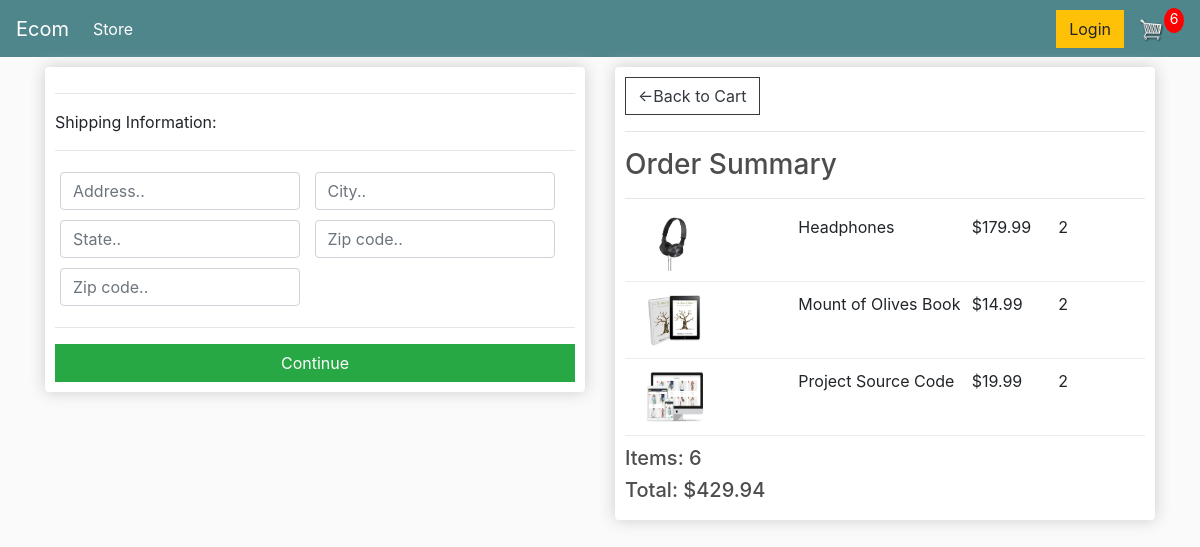
Screenshot of /checkout/ (signed in) with the database file from the repository.
### store/models.py (models this page shows, shortened)
class OrderItem(models.Model):
    product = models.ForeignKey(
        Product, on_delete=models.SET_NULL, blank=True, null=True)
    order = models.ForeignKey(
        Order, on_delete=models.SET_NULL, blank=True, null=True)
    quantity = models.IntegerField(default=0, null=True, blank=True)
    date_added = models.DateTimeField(auto_now_add=True)
    @property
    def get_total(self):
        total = self.product.price * self.quantity
        return total

class Product(models.Model):
    name = models.CharField(max_length=200, null=True)
    price = models.DecimalField(max_digits=7, decimal_places=2)
    digital = models.BooleanField(default=False, null=True, blank=False)
    image = models.ImageField(null=True, blank=True)
    @property
    def imageURL(self):
        try:
            url = self.image.url
        except:
            url = ""
        return url

class Order(models.Model):
    customer = models.ForeignKey(
        Customer, on_delete=models.SET_NULL, blank=True, null=True)
    date_ordered = models.DateTimeField(auto_now_add=True)
    complete = models.BooleanField(default=False, null=True, blank=False)
    transaction_id = models.CharField(max_length=200, null=True)
    @property
    def shipping(self):
        shipping = False
        orderitems = self.orderitem_set.all()
        for i in orderitems:
            if i.product.digital == False:
                shipping = True
        return shipping
    @property
    def get_cart_total(self):
        orderitems = self.orderitem_set.all()
        total = sum([item.get_total for item in orderitems])
        return total
    @property
    def get_cart_items(self):
        orderitems = self.orderitem_set.all()
        total = sum([item.quantity for item in orderitems])
        return total

### store/views.py (the view)
# urls.py: path("checkout/", views.checkout, name="checkout"),
def checkout(request):
    data = cartData(request)
    cartItems = data["cartItems"]
    order = data["order"]
    items = data["items"]
    context = {"items": items, "order": order, "cartItems": cartItems}
    return render(request, "store/checkout.html", context)

### store/utils.py (called while the page is built)
def cartData(request):
    if request.user.is_authenticated:
        customer = request.user.customer
        order, created = Order.objects.get_or_create(
            customer=customer, complete=False)
        items = order.orderitem_set.all()
        cartItems = order.get_cart_items
    else:
        cookieData = cookieCart(request)
        cartItems = cookieData["cartItems"]
        order = cookieData["order"]
        items = cookieData["items"]
    return {"cartItems": cartItems, "order": order, "items": items}

### store/templates/store/checkout.html (shortened to what this page needs)
{% extends 'store/main.html' %}
{% load static %}
{% block content %}
<div class="row">
    <div class="col-lg-6">
        <div class="box-element" id="form-wrapper">
            <form id="form">
                <div id="shipping-info">
                    <hr>
                    <p>Shipping Information:</p>
                    <hr>
                    <div class="form-field">
                        <input class="form-control" type="text" name="address" placeholder="Address..">
                    </div>
                    <div class="form-field">
                        <input class="form-control" type="text" name="city" placeholder="City..">
                    </div>
                    <div class="form-field">
                        <input class="form-control" type="text" name="state" placeholder="State..">
                    </div>
                    <div class="form-field">
                        <input class="form-control" type="text" name="zipcode" placeholder="Zip code..">
                    </div>
                    <div class="form-field">
                        <input class="form-control" type="text" name="country" placeholder="Zip code..">
                    </div>
                </div>
                <hr>
                <input id="form-button" class="btn btn-success btn-block" type="submit" value="Continue">
            </form>
        </div>
        <br>
    </div>
    <div class="col-lg-6">
        <div class="box-element">
            <a class="btn btn-outline-dark" href="{% url 'cart' %}">&#x2190;Back to Cart</a>
            <hr>
            <h3>Order Summary</h3>
            <hr>
            {% for item in items %}
            <div class="cart-row">
                <div style="flex:2"><img class="row-image" src="{{item.product.imageURL}}"></div>
                <div style="flex:2">
                    <p>{{item.product.name}}</p>
                </div>
                <div style="flex:1">
                    <p>${{item.product.price}}</p>
                </div>
                <div style="flex:1">
                    <p>{{item.quantity}}</p>
                </div>
            </div>
            {% endfor %}
            <h5>Items: {{order.get_cart_items}}</h5>
            <h5>Total: ${{order.get_cart_total|floatformat:2}}</h5>
        </div>
    </div>
</div>
{% endblock content %}

### static/css/main.css (style rules this page uses)
body { background-color: hsl(0, 0%, 98%); }
h1,h2,h3,h4,h5,h6 { color:hsl(0, 0%, 30%); }
.box-element { box-shadow:hsl(0, 0%, 80%) 0 0 16px; background-color: #fff; border-radius: 4px; padding: 10px; }
.col-lg-4, .col-lg-6, .col-lg-8, .col-lg-12 { margin-top: 10px; }
.btn { border-radius: 0; }
.row-image { width: 100px; }
.form-field { width:250px; display: inline-block; padding: 5px; }
.cart-row { display: flex; align-items: flex-stretch; padding-bottom: 10px; margin-bottom: 10px; border-bottom: 1px solid #ececec; }

### rows the page displays
OrderItem: product.imageURL (picture), product.name "Headphones", product.price "179.99", quantity "2"
OrderItem: product.imageURL (picture), product.name "Mount of Olives Book", product.price "14.99", quantity "2"
OrderItem: product.imageURL (picture), product.name "Project Source Code", product.price "19.99", quantity "2"
Order: get_cart_items "6", get_cart_total "429.94"

### other values shown
{{ cartItems }} "6"
